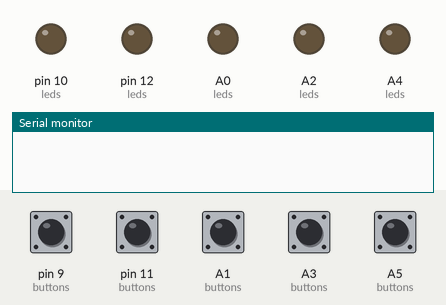
The sketch below on a simulated Arduino Nano, built with avr-gcc and run on an emulated ATmega328P. Shown: output pins drawn as LEDs (lit = HIGH), the last lines printed to the serial monitor. Inputs (shaded band) come from the test bench; at power-on: A1 (buttons), A3 (buttons), A5 (buttons), pin 9 (buttons), pin 11 (buttons) HIGH.

Above: at 1.2 s.
1.3 s: pin 9 (buttons) pulled LOW for 0.15 s
At 1.38 s:
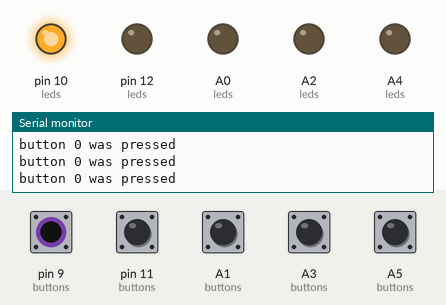
2.9 s: pin 11 (buttons) pulled LOW for 0.15 s
At 2.98 s:
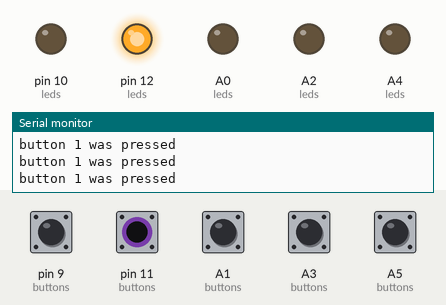
4.5 s: A1 (buttons) pulled LOW for 0.15 s
At 4.58 s:
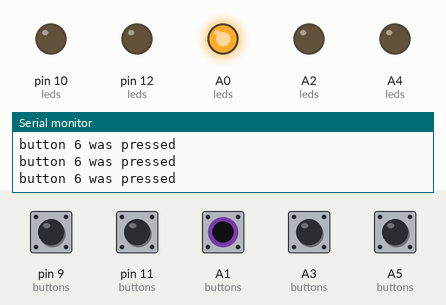
6.1 s: A3 (buttons) pulled LOW for 0.15 s
At 6.18 s:
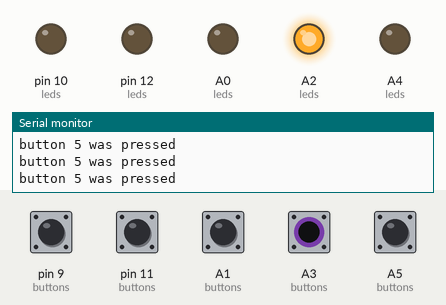
7.7 s: A5 (buttons) pulled LOW for 0.15 s
At 7.78 s:
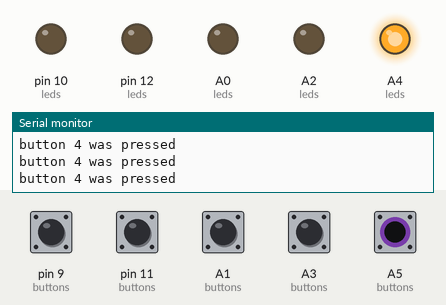
9.3 s: pin 9 (buttons) driven LOW and pin 11 (buttons) driven LOW
At 10.3 s:
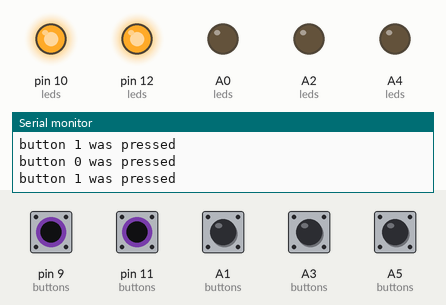
Timing chart, 0 to 11.8 s (numbered marks = the images above; inputs shaded):
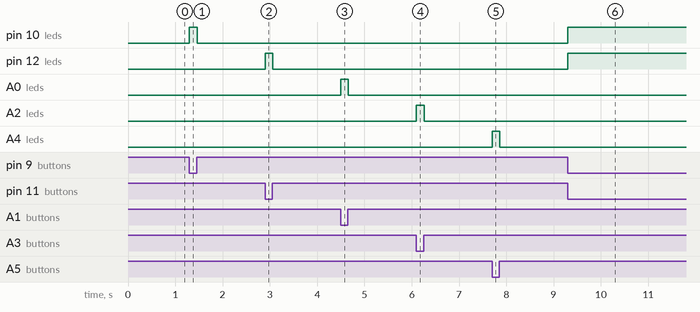

The sketch:

test_led_buttons.ino
```cpp
#define BUT0   9
#define BUT1   11
#define BUT2   0
#define BUT3   1
#define BUT4   A5
#define BUT5   A3
#define BUT6   A1
#define BATPIN A7
#define LED    13

#define LED0   10
#define LED1   12
#define LED2   22
#define LED3   24
#define LED4   A4
#define LED5   A2
#define LED6   A0

int buttons[] = {BUT0, BUT1, BUT2, BUT3, BUT4, BUT5, BUT6, BUT6};
int leds[] = {LED0, LED1, LED2, LED3, LED4, LED5, LED6, LED6};

void setup() {

  for (int i = 0; i < 7; i++) {
    pinMode(buttons[i], INPUT_PULLUP);
    pinMode(leds[i], OUTPUT);
  }
  Serial.begin(9600);
}

void loop() {
  for (int i = 0; i < 7; i++) {
    if (digitalRead(buttons[i])==LOW){
      digitalWrite(leds[i],HIGH);
      Serial.print("button ");
      Serial.print(i);
      Serial.println(" was pressed");
    }else{
      digitalWrite(leds[i],LOW);
    }
  }
}
```

Measured:
- after the input at 1.3 s, pin 10 (leds): LOW → HIGH at once, → LOW 0.16 s later
- after the input at 2.9 s, pin 12 (leds): LOW → HIGH at once, → LOW 0.16 s later
- after the input at 4.5 s, A0 (leds): LOW → HIGH at once, → LOW 0.16 s later
- after the input at 6.1 s, A2 (leds): LOW → HIGH at once, → LOW 0.16 s later
- after the input at 7.7 s, A4 (leds): LOW → HIGH at once, → LOW 0.16 s later
- after the input at 9.3 s, pin 10 (leds), pin 12 (leds): LOW → HIGH at once
